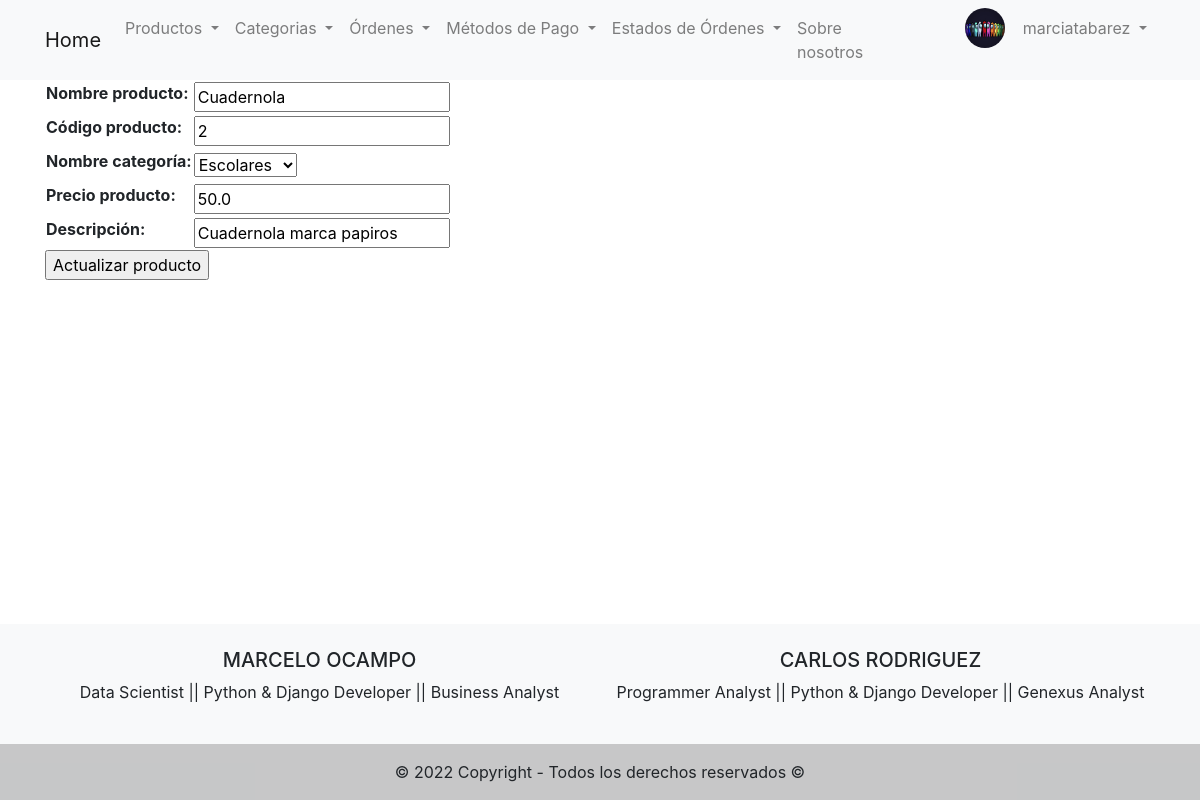
/products/update-product/2/ (signed in), run on the app's committed database.
### users/models.py (models this page shows, shortened)
class ProfileUser(models.Model):
    user = models.OneToOneField(User, on_delete=models.CASCADE, related_name='profile_user')
    phone = models.CharField(max_length=20, blank=True)
    birth_date = models.DateField(null=True, blank=True)
    city = models.CharField(max_length=50, blank=True)
    country = models.CharField(max_length=50, blank=True)
    profile_picture = models.ImageField(upload_to='profile_pictures', blank=True)

### products/models.py (models this page shows, shortened)
class Products(models.Model):
    product_name = models.CharField(max_length=100)
    product_code = models.IntegerField(unique= True)
    category_code = models.ForeignKey(Categories, on_delete= models.CASCADE)
    product_price = models.FloatField()
    product_description = models.CharField(max_length=200)

### products/views.py (the view)
# urls.py: path('update-product/<int:pk>/', UpdateProduct.as_view(), name='update_product'),
class UpdateProduct(LoginRequiredMixin, UpdateView):
    model = Products
    template_name = 'products/update_product.html'
    fields = '__all__'
    success_url = '/products/list-products/'

### products/models.py (called while the page is built)
    def __str__(self):
        return self.category_name

### templates/products/update_product.html (shortened to what this page needs)
{% extends 'base.html' %}
{% block content %}
  {% if form %}
    <form action="" method="POST">
        <table>
            {{form.as_table}}
        </table>
        <input type="submit" value="Actualizar producto">
    </form>
  {% endif %}
{% endblock %}

### templates/base.html (shortened to what this page needs)
<!DOCTYPE html>
<html lang="en">
<head>
    <link rel="stylesheet" href="https://cdn.jsdelivr.net/npm/bootstrap@4.6.2/dist/css/bootstrap.min.css">
</head>
<body>
    <header>
        <nav class="navbar navbar-expand-lg navbar-light bg-light">
            <div class="container">
              <a class="navbar-brand" href="/">Home</a>
              <div class="collapse navbar-collapse" id="navbarSupportedContent">
                <ul class="navbar-nav mx-auto">
                  <li class="nav-item dropdown">
                    <a class="nav-link dropdown-toggle" href="#" id="navbarDropdownMenuLink" data-toggle="dropdown" aria-haspopup="true" aria-expanded="false">
                      Productos
                    </a>
                  </li>
                  <li class="nav-item dropdown">
                    <a class="nav-link dropdown-toggle" href="#" id="navbarDropdownMenuLink" data-toggle="dropdown" aria-haspopup="true" aria-expanded="false">
                      Categorias
                    </a>
                  </li>
                  <li class="nav-item dropdown">
                    <a class="nav-link dropdown-toggle" href="#" id="navbarDropdownMenuLink" data-toggle="dropdown" aria-haspopup="true" aria-expanded="false">
                      Órdenes
                    </a>
                  </li>
                  <li class="nav-item dropdown">
                      <a class="nav-link dropdown-toggle" href="#" id="navbarDropdownMenuLink" data-toggle="dropdown" aria-haspopup="true" aria-expanded="false">
                        Métodos de Pago
                      </a>
                  </li>
                  <li class="nav-item dropdown">
                    <a class="nav-link dropdown-toggle" href="#" id="navbarDropdownMenuLink" data-toggle="dropdown" aria-haspopup="true" aria-expanded="false">
                      Estados de Órdenes
                    </a>
                  </li>
                  <li class="nav-item">
                    <a class="nav-link" href="/about-us/">Sobre nosotros</a>
                  </li>
                  {% if request.user.profile_user.profile_picture.url != '' and request.user.is_authenticated %}
                      <img src="{{request.user.profile_user.profile_picture.url}}" alt="profile_picture" width="40" height="40" style="border-radius: 50%; margin-left: 70px;">
                  {% endif %}
                  {% if request.user.is_authenticated %}
                  <li class="nav-item dropdown">
                    <a class="nav-link dropdown-toggle" href="#" id="navbarDropdownMenuLink" data-toggle="dropdown" aria-haspopup="true" aria-expanded="false" style= "margin-left: 10px;">
                      {{request.user.username}}
                    </a>
                  </li>
                  {% endif %}
                </ul>
              </div>
            </div>
          </nav>
    </header>
    <div>
      <div class="container">
        {% block content %}
        {% endblock  %}
      </div>
    </div>
<footer class="bg-light text-center text-lg-start">
  <div class="container p-4">
    <div class="row">
      <div class="col-lg-6 col-md-12 mb-4 mb-md-0">
        <h5 class="text-uppercase">Marcelo Ocampo</h5>
        <p>
          Data Scientist || Python & Django Developer  || Business Analyst
        </p>
      </div>
      <div class="col-lg-6 col-md-12 mb-4 mb-md-0">
        <h5 class="text-uppercase">Carlos Rodriguez</h5>
        <p>
          Programmer Analyst || Python & Django Developer || Genexus Analyst
        </p>
      </div>
    </div>
  </div>
  <div class="text-center p-3" style="background-color: rgba(0, 0, 0, 0.2);">
    © 2022 Copyright - Todos los derechos reservados ©
  </div>
</footer>
</body>
</html>

### templates/base.html (style rules this page uses)
html { width: 100%; height: 100%; margin: 0; }
footer { position: absolute; bottom: 0; width: 100%; }

### data on the page
Products: product_name "Cuadernola", product_code "2", category_code "Escolares", product_price "50.0", product_description "Cuadernola marca papiros"

### other printed values
{{ request.user.username }} "marciatabarez"
